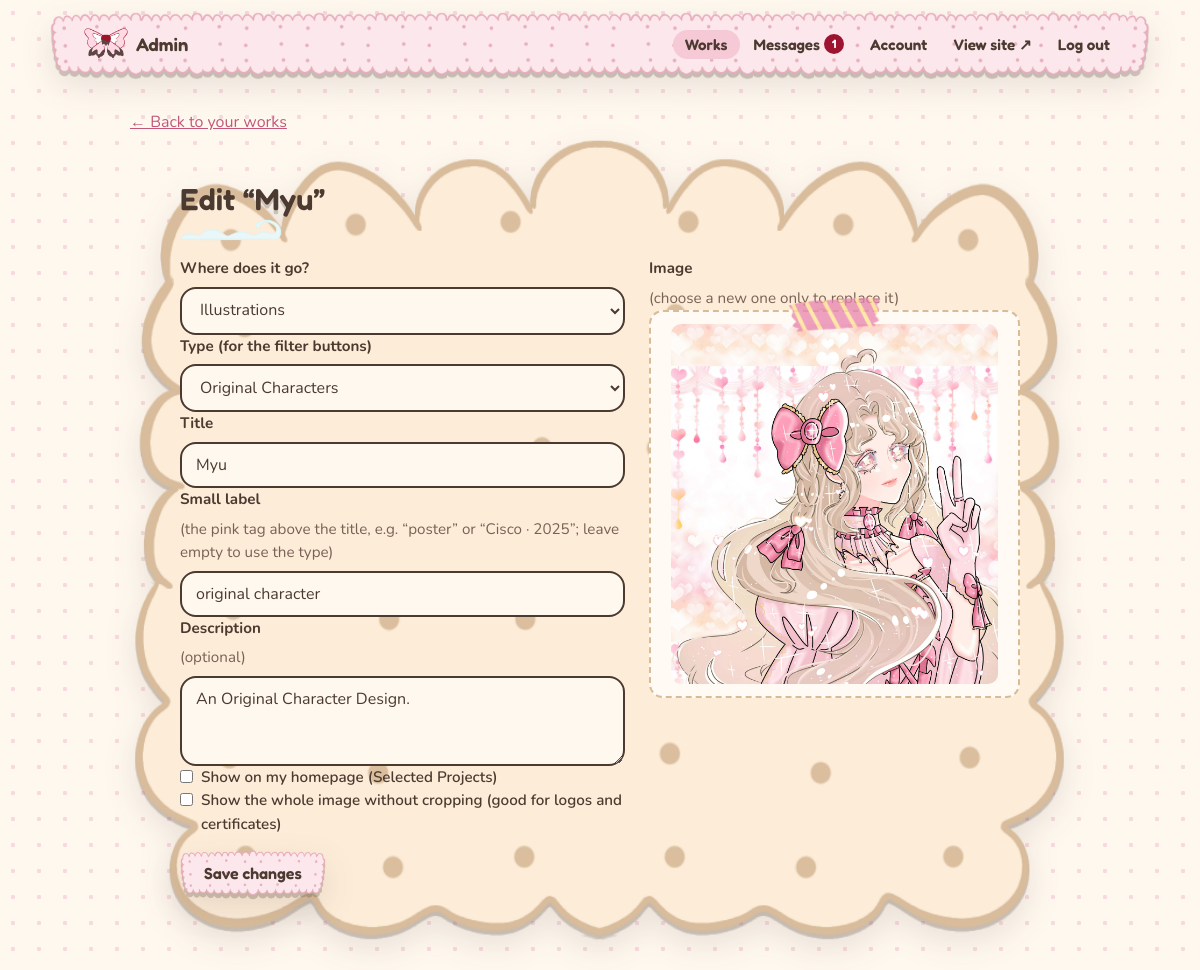
The app's page /admin/work.php?id=1 (signed in) with its own data.
### tables this page shows
CREATE TABLE works (
      id          INTEGER PRIMARY KEY AUTOINCREMENT,
      section     TEXT    NOT NULL,
      category    TEXT    NOT NULL DEFAULT '',
      tag         TEXT    NOT NULL DEFAULT '',
      title       TEXT    NOT NULL,
      description TEXT    NOT NULL DEFAULT '',
      image       TEXT    NOT NULL,
      contain     INTEGER NOT NULL DEFAULT 0,
      featured    INTEGER NOT NULL DEFAULT 0,
      home_sort   INTEGER NOT NULL DEFAULT 0,
      sort        INTEGER NOT NULL DEFAULT 0,
      created_at  TEXT    NOT NULL DEFAULT CURRENT_TIMESTAMP
    );

### includes/db.php (called while the page is built, shortened)
<?php
function db(): PDO
{
  static $pdo = null;
  if ($pdo) return $pdo;
  $pdo = new PDO('sqlite:' . DB_FILE);
  $pdo->setAttribute(PDO::ATTR_ERRMODE, PDO::ERRMODE_EXCEPTION);
  $pdo->setAttribute(PDO::ATTR_DEFAULT_FETCH_MODE, PDO::FETCH_ASSOC);
  $pdo->exec('PRAGMA foreign_keys = ON');
  $pdo->exec("
    CREATE TABLE IF NOT EXISTS works (
      id          INTEGER PRIMARY KEY AUTOINCREMENT,
      section     TEXT    NOT NULL,
      category    TEXT    NOT NULL DEFAULT '',
      tag         TEXT    NOT NULL DEFAULT '',
      title       TEXT    NOT NULL,
      description TEXT    NOT NULL DEFAULT '',
      image       TEXT    NOT NULL,
      contain     INTEGER NOT NULL DEFAULT 0,
      featured    INTEGER NOT NULL DEFAULT 0,
      home_sort   INTEGER NOT NULL DEFAULT 0,
      sort        INTEGER NOT NULL DEFAULT 0,
      created_at  TEXT    NOT NULL DEFAULT CURRENT_TIMESTAMP
    );
    CREATE TABLE IF NOT EXISTS messages (
      id         INTEGER PRIMARY KEY AUTOINCREMENT,
      name       TEXT    NOT NULL,
      email      TEXT    NOT NULL,
      subject    TEXT    NOT NULL DEFAULT '',
      message    TEXT    NOT NULL,
      ip_hash    TEXT    NOT NULL DEFAULT '',
      is_read    INTEGER NOT NULL DEFAULT 0,
      created_at TEXT    NOT NULL DEFAULT CURRENT_TIMESTAMP
    );
    CREATE TABLE IF NOT EXISTS admins (
      id            INTEGER PRIMARY KEY AUTOINCREMENT,
      username      TEXT    NOT NULL UNIQUE,
      password_hash TEXT    NOT NULL,
      created_at    TEXT    NOT NULL DEFAULT CURRENT_TIMESTAMP
    );
    CREATE TABLE IF NOT EXISTS login_attempts (
      ip_hash      TEXT NOT NULL,
      attempted_at INTEGER NOT NULL
    );
    CREATE TABLE IF NOT EXISTS meta (
      key   TEXT PRIMARY KEY,
      value TEXT NOT NULL
    );
  ");
  return $pdo;
}

### includes/functions.php (called while the page is built, shortened)
<?php
require_once __DIR__ . '/db.php';
function h(?string $s): string
{
  return htmlspecialchars((string) $s, ENT_QUOTES, 'UTF-8');
}

### admin/work.php (the view, shortened to what this page needs)
<?php
require __DIR__ . '/bootstrap.php';
$id = (int) ($_GET['id'] ?? 0);
$work = null;
if ($id) {
  $q = db()->prepare('SELECT * FROM works WHERE id = ?');
  $q->execute([$id]);
  $work = $q->fetch();
}
$defaults = ['section' => isset(SECTIONS[$_GET['section'] ?? '']) ? $_GET['section'] : 'illustrations',
             'category' => '', 'tag' => '', 'title' => '', 'description' => '', 'image' => '', 'contain' => 0, 'featured' => 0];
$form = $work ?: $defaults;
?>
      <p><a href="index.php?section=<?= h($form['section']) ?>">← Back to your works</a></p>
      <div class="card">
        <h1><?= $work ? 'Edit “' . h($work['title']) . '”' : 'Add a work' ?></h1>
        <form method="post" enctype="multipart/form-data" class="form form--work">
          <div class="form-cols">
            <div>
              <label>Where does it go?
                <select name="section" id="section">
<?php foreach (SECTIONS as $key => $s): ?>
                  <option value="<?= h($key) ?>"<?= $form['section'] === $key ? ' selected' : '' ?>><?= h($s['name']) ?></option>
<?php endforeach; ?>
                </select>
              </label>
<?php foreach (SECTIONS as $key => $s): if (!$s['filters']) continue; ?>
              <label class="category-field" data-for="<?= h($key) ?>">Type (for the filter buttons)
                <select name="category">
<?php foreach ($s['filters'] as $cat => [$label]): ?>
                  <option value="<?= h($cat) ?>"<?= $form['category'] === $cat ? ' selected' : '' ?>><?= h($label) ?></option>
<?php endforeach; ?>
                </select>
              </label>
<?php endforeach; ?>
              <label>Title <input type="text" name="title" maxlength="120" required value="<?= h($form['title']) ?>" /></label>
              <label>Small label <span class="muted">(the pink tag above the title, e.g. “poster” or “Cisco · 2025”; leave empty to use the type)</span>
                <input type="text" name="tag" maxlength="40" value="<?= h($form['tag']) ?>" />
              </label>
              <label>Description <span class="muted">(optional)</span>
                <textarea name="description" rows="3" maxlength="500"><?= h($form['description']) ?></textarea>
              </label>
              <label class="check"><input type="checkbox" name="featured"<?= $form['featured'] ? ' checked' : '' ?> /> Show on my homepage (Selected Projects)</label>
              <label class="check"><input type="checkbox" name="contain"<?= $form['contain'] ? ' checked' : '' ?> /> Show the whole image without cropping (good for logos and certificates)</label>
            </div>
            <div>
              <span class="label">Image <?= $work ? '<span class="muted">(choose a new one only to replace it)</span>' : '' ?></span>
              <label class="drop">
                <img id="preview" src="<?= $form['image'] ? '../' . h($form['image']) : '' ?>" alt=""<?= $form['image'] ? '' : ' hidden' ?> />
              </label>
            </div>
          </div>
          <button type="submit" class="btn"><?= $work ? 'Save changes' : 'Add work' ?></button>
        </form>
      </div>

### admin/admin.css (style rules this page uses)
:root { --cream: #fff8ef; --milk: #ffe9ee; --pink: #f6c9d6; --pink-tape: #eaa0c0; --strawberry: #c2577a; --cherry: #9e1430; --cocoa: #4b3a30; --milk-choc: #8a6e61; --vanilla-line: #d8bc98; --ink-soft: #7a6156; --shadow: drop-shadow(0 4px 0 rgba(75, 58, 48, 0.25)) drop-shadow(0 12px 16px rgba(75, 58, 48, 0.12)); }
* { box-sizing: border-box; margin: 0; padding: 0; }
html, body { cursor: url('../images/assets/cursor-wings-blue.png') 48 9, auto; }
a, button, label, select, summary, .btn, .tabs a, .icon, .drop { cursor: url('../images/assets/cursor-wings-white.png') 48 9, pointer !important; }
input, textarea { cursor: text !important; }
img { -webkit-user-drag: none; user-select: none; }
body { font-family: 'Nunito', sans-serif; font-size: 16px; line-height: 1.55; color: var(--cocoa); background-color: var(--cream); background-image: radial-gradient(rgba(234, 160, 192, 0.35) 2px, transparent 2.5px); background-size: 26px 26px; min-height: 100vh; }
a { color: var(--strawberry); }
h1, h2 { font-family: 'Fredoka', sans-serif; font-weight: 600; line-height: 1.2; }
h1 { font-size: 1.9rem; }
.muted { color: var(--ink-soft); font-weight: 400; }
h1::after { content: ''; display: block; width: 130px; height: 22px; margin: 2px 0 6px; background: url('../images/assets/Whipped_creaml_line.png') left center / contain no-repeat; }
.btn, .tabs a, .icon, .card, .message, .empty { --flavour: pink; border: 12px solid transparent; background: none; background-origin: border-box; background-clip: border-box; background-size: 100% 100%; background-repeat: no-repeat; filter: var(--shadow); }
.card { --flavour: vanilla; position: relative; border-width: 40px; padding: 6px 10px; }
.btn { --flavour: pink; display: inline-block; border-width: 10px; padding: 3px 14px; font: 600 1rem 'Fredoka', sans-serif; color: var(--cocoa); text-decoration: none; white-space: nowrap; transition: transform .2s; }
.form { display: grid; gap: 14px; margin-top: 16px; }
.form label, .form .label { display: grid; gap: 6px; font-weight: 700; font-size: .95rem; }
.form label.check { display: flex; align-items: flex-start; gap: 8px; font-weight: 600; }
.form label.check input { margin-top: 4px; accent-color: var(--strawberry); }
.form input[type="text"], .form input[type="password"], .form select, .form textarea { width: 100%; padding: 10px 14px; font: 400 1rem 'Nunito', sans-serif; color: var(--cocoa); background: var(--cream); border: 2px solid var(--cocoa); border-radius: 16px; outline: none; transition: box-shadow .2s; }
.form .btn { justify-self: start; }
.form-cols { display: grid; gap: 24px; grid-template-columns: 1.2fr 1fr; align-items: start; }
.drop { position: relative; display: grid !important; place-items: center; min-height: 280px; padding: 12px; text-align: center; font-weight: 600 !important; color: var(--ink-soft); background: #fffaf3; border: 2px dashed var(--vanilla-line); border-radius: 14px; }
.drop::before { content: ''; position: absolute; top: -14px; left: 50%; width: 96px; height: 32px; transform: translateX(-50%) rotate(-4deg); background: url('../images/assets/Pink_tape.png') center / contain no-repeat; }
.drop img { max-width: 100%; max-height: 360px; border-radius: 10px; }

### records on screen
works: title "Myu", section "Illustrations", category "Original Characters", tag "original character", description "An Original Character Design.", image (picture)

### other values on screen
$unread ?: '' "1"
